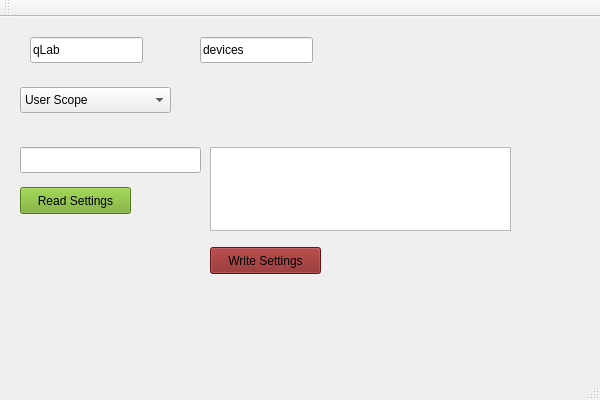
<?xml version="1.0" encoding="UTF-8"?>
<ui version="4.0">
 <class>MainWindow</class>
 <widget class="QMainWindow" name="MainWindow">
  <property name="geometry">
   <rect>
    <x>0</x>
    <y>0</y>
    <width>600</width>
    <height>400</height>
   </rect>
  </property>
  <property name="windowTitle">
   <string>MainWindow</string>
  </property>
  <widget class="QWidget" name="centralWidget">
   <widget class="QLineEdit" name="OrganizationName">
    <property name="geometry">
     <rect>
      <x>30</x>
      <y>20</y>
      <width>113</width>
      <height>26</height>
     </rect>
    </property>
    <property name="toolTip">
     <string>Organisation Name</string>
    </property>
    <property name="text">
     <string>qLab</string>
    </property>
   </widget>
   <widget class="QLineEdit" name="AppName">
    <property name="geometry">
     <rect>
      <x>200</x>
      <y>20</y>
      <width>113</width>
      <height>26</height>
     </rect>
    </property>
    <property name="toolTip">
     <string>App Name</string>
    </property>
    <property name="text">
     <string>devices</string>
    </property>
   </widget>
   <widget class="QLineEdit" name="Key">
    <property name="geometry">
     <rect>
      <x>20</x>
      <y>130</y>
      <width>181</width>
      <height>26</height>
     </rect>
    </property>
    <property name="toolTip">
     <string>Key</string>
    </property>
   </widget>
   <widget class="QPushButton" name="ReadSettings">
    <property name="geometry">
     <rect>
      <x>20</x>
      <y>170</y>
      <width>111</width>
      <height>27</height>
     </rect>
    </property>
    <property name="styleSheet">
     <string notr="true">background-color: rgb(112, 170, 35);</string>
    </property>
    <property name="text">
     <string>Read Settings</string>
    </property>
   </widget>
   <widget class="QPushButton" name="WriteSettings">
    <property name="geometry">
     <rect>
      <x>210</x>
      <y>230</y>
      <width>111</width>
      <height>27</height>
     </rect>
    </property>
    <property name="styleSheet">
     <string notr="true">background-color: rgb(134, 29, 29);</string>
    </property>
    <property name="text">
     <string>Write Settings</string>
    </property>
   </widget>
   <widget class="QComboBox" name="ScopeSelector">
    <property name="geometry">
     <rect>
      <x>20</x>
      <y>70</y>
      <width>151</width>
      <height>26</height>
     </rect>
    </property>
    <item>
     <property name="text">
      <string>User Scope</string>
     </property>
    </item>
    <item>
     <property name="text">
      <string>System Scope</string>
     </property>
    </item>
   </widget>
   <widget class="QPlainTextEdit" name="Value">
    <property name="geometry">
     <rect>
      <x>210</x>
      <y>130</y>
      <width>301</width>
      <height>84</height>
     </rect>
    </property>
    <property name="tabChangesFocus">
     <bool>true</bool>
    </property>
   </widget>
  </widget>
  <widget class="QMenuBar" name="menuBar">
   <property name="geometry">
    <rect>
     <x>0</x>
     <y>0</y>
     <width>600</width>
     <height>24</height>
    </rect>
   </property>
  </widget>
  <widget class="QToolBar" name="mainToolBar">
   <attribute name="toolBarArea">
    <enum>TopToolBarArea</enum>
   </attribute>
   <attribute name="toolBarBreak">
    <bool>false</bool>
   </attribute>
  </widget>
  <widget class="QStatusBar" name="statusBar"/>
 </widget>
 <layoutdefault spacing="6" margin="11"/>
 <tabstops>
  <tabstop>OrganizationName</tabstop>
  <tabstop>AppName</tabstop>
  <tabstop>ScopeSelector</tabstop>
  <tabstop>Key</tabstop>
  <tabstop>Value</tabstop>
  <tabstop>ReadSettings</tabstop>
  <tabstop>WriteSettings</tabstop>
 </tabstops>
 <resources/>
 <connections/>
</ui>
